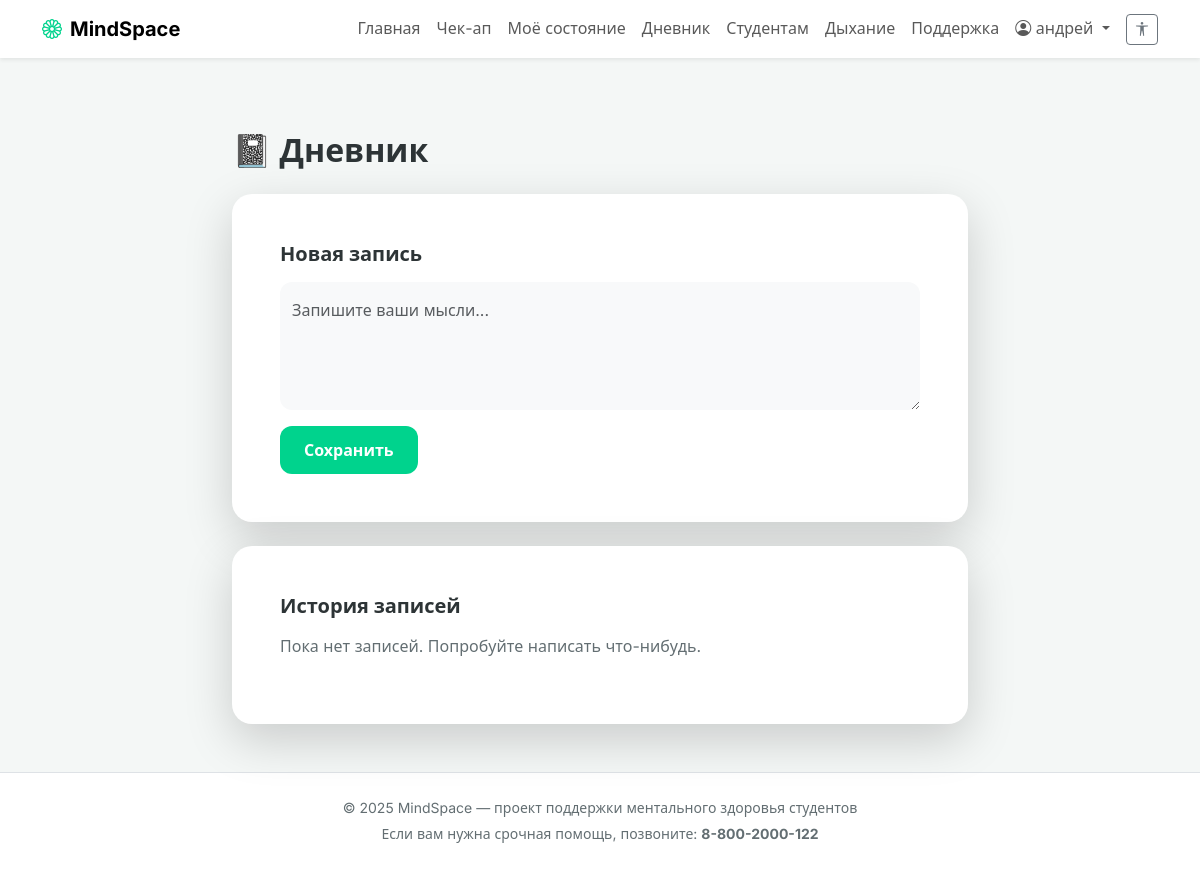
The page /journal (signed in) on the database as committed earlier.
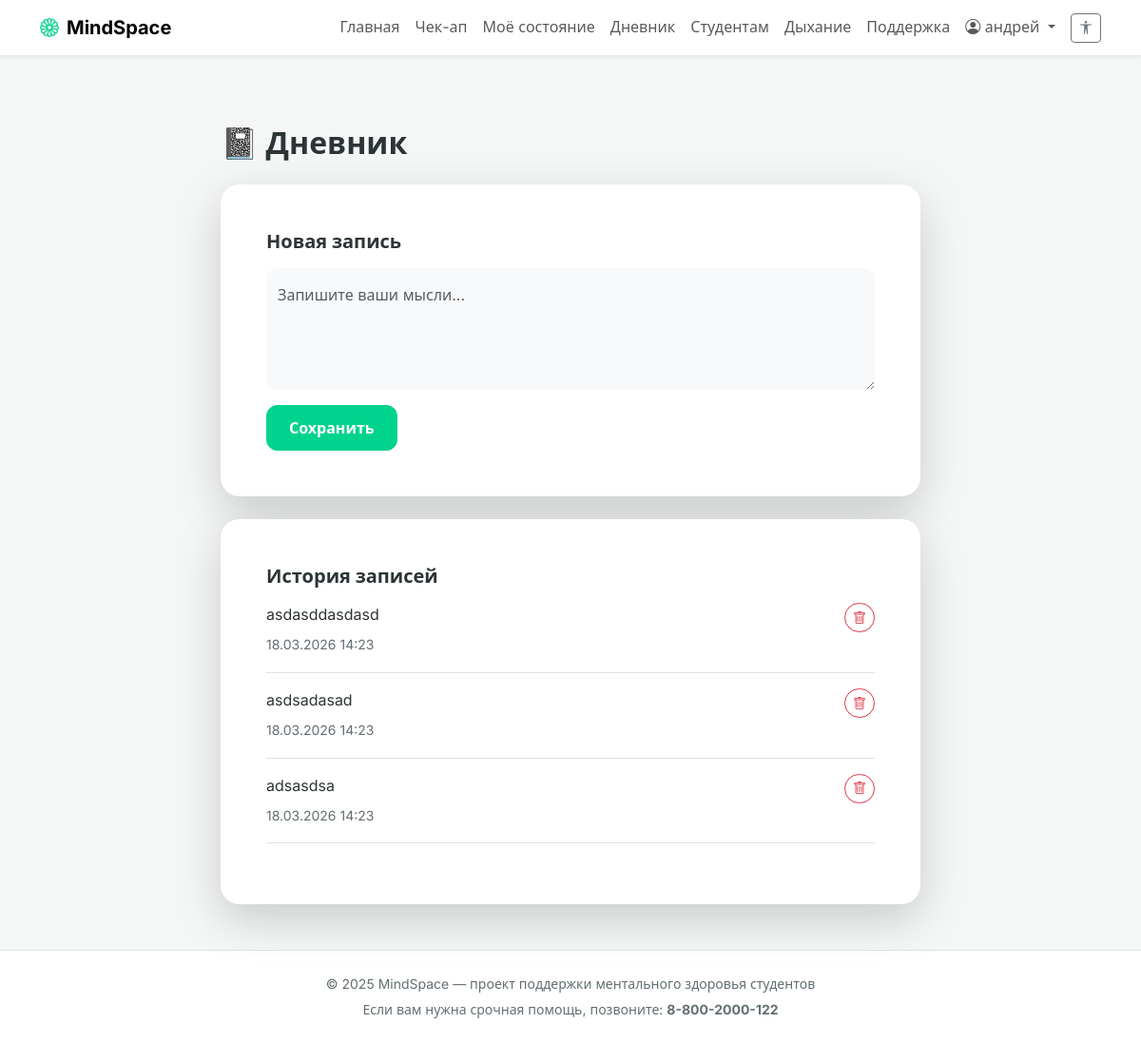
The same page on the database as committed later.
### models.py (models this page shows)
class JournalEntry(db.Model):
    __tablename__ = 'journal_entries'
    id = db.Column(db.Integer, primary_key=True)
    user_id = db.Column(db.Integer, db.ForeignKey('users.id'), nullable=False)
    date = db.Column(db.DateTime, default=novosibirsk_time)
    text = db.Column(db.Text, nullable=False)

### app.py (the view)
@app.route('/journal', methods=['GET', 'POST'])
@login_required
def journal():
    form = JournalForm()
    if form.validate_on_submit():
        entry = JournalEntry(user_id=current_user.id, text=form.text.data)
        db.session.add(entry)
        db.session.commit()
        flash('Запись добавлена', 'success')
        return redirect(url_for('journal'))
    entries = JournalEntry.query.filter_by(user_id=current_user.id).order_by(JournalEntry.date.desc()).limit(10).all()
    return render_template('journal.html', form=form, entries=entries)

### forms.py
class JournalForm(FlaskForm):
    text = TextAreaField('Новая запись', validators=[DataRequired()])
    submit = SubmitField('Сохранить')

### app.py (called while the page is built)
@app.context_processor
def inject_timezone():
    return dict(tz=pytz.timezone('Asia/Novosibirsk'))

@login_manager.user_loader
def load_user(user_id):
    return User.query.get(int(user_id))

### templates/journal.html (shortened to what this page needs)
{% extends "base.html" %}
{% block content %}
<div class="row justify-content-center">
    <div class="col-lg-8">
        <h2 class="fw-bold mb-4">📓 Дневник</h2>
        <div class="card border-0 shadow-lg mb-4">
            <div class="card-body p-4">
                <h5 class="fw-bold mb-3">Новая запись</h5>
                <form method="post">
                    <div class="mb-3">
                        {{ form.text(class="form-control border-0 bg-light py-3", rows=4, style="border-radius: 12px;",
                        placeholder="Запишите ваши мысли...") }}
                    </div>
                    {{ form.submit(class="btn btn-primary rounded-pill px-4 py-2") }}
                </form>
            </div>
        </div>
        <div class="card border-0 shadow-lg">
            <div class="card-body p-4">
                <h5 class="fw-bold mb-3">История записей</h5>
                {% if entries %}
                {% for entry in entries %}
                <div class="border-bottom pb-3 mb-3">
                    <div class="d-flex justify-content-between align-items-start">
                        <p class="mb-1">{{ entry.text }}</p>
                        <form action="{{ url_for('delete_journal_entry', entry_id=entry.id) }}" method="POST"
                            class="ms-3">
                            <button type="submit" class="btn btn-sm btn-outline-danger rounded-pill"
                                onclick="return confirm('Удалить запись?');">
                                <i class="bi bi-trash"></i>
                            </button>
                        </form>
                    </div>
                    <small class="text-muted">{{ entry.date.strftime('%d.%m.%Y %H:%M') }}</small>
                </div>
                {% endfor %}
                {% else %}
                <p class="text-muted">Пока нет записей. Попробуйте написать что-нибудь.</p>
                {% endif %}
            </div>
        </div>
    </div>
</div>
{% endblock %}

Rows that differ between the two databases and show on the page:
added JournalEntry: text "asdasddasdasd", date "18.03.2026 14:23"
added JournalEntry: text "asdsadasad", date "18.03.2026 14:23"
added JournalEntry: text "adsasdsa", date "18.03.2026 14:23"
Other text that changed with them:
text no longer shown: "Пока нет записей. Попробуйте написать что-нибудь."
